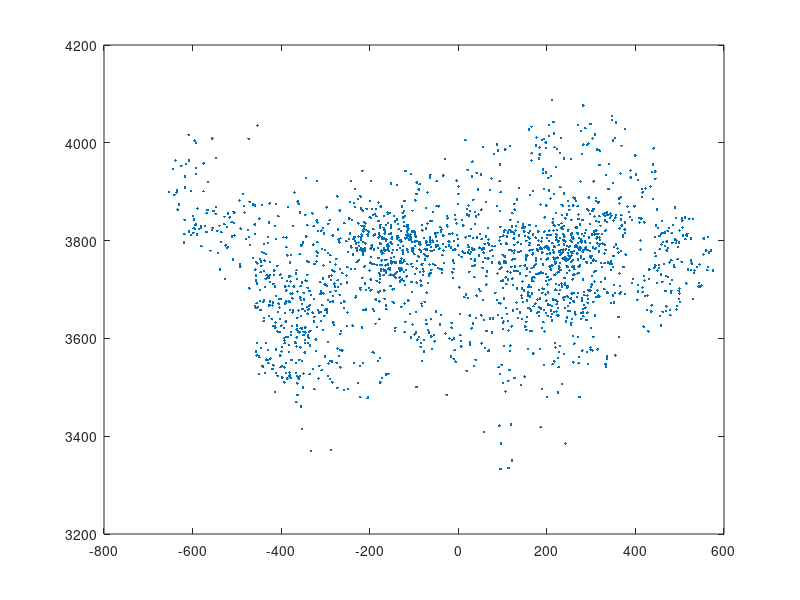

This chart was generated by the following MATLAB code: (Note: this script raises an error after producing the figure.)
load freyface.mat
X = double(X);
N = size(X,2);
[Vun, Dun] = eig(X*X'/N);
[lambda_un, order] = sort(diag(Dun));
Vun = Vun(:, order);
Xctr = X - repmat(mean(X, 2), 1, N);
[Vctr, Dctr] = eig(Xctr*Xctr'/N);
[lambda_ctr, order] = sort(diag(Dctr));
Vctr = Vctr(:, order);

% 1.2.3
%V = Vctr;
V = Vun;
Y = V(:,end-1:end)' * X;
plot(Y(1,:), Y(2,:), '.');
explorefreymanifold(Y, X);